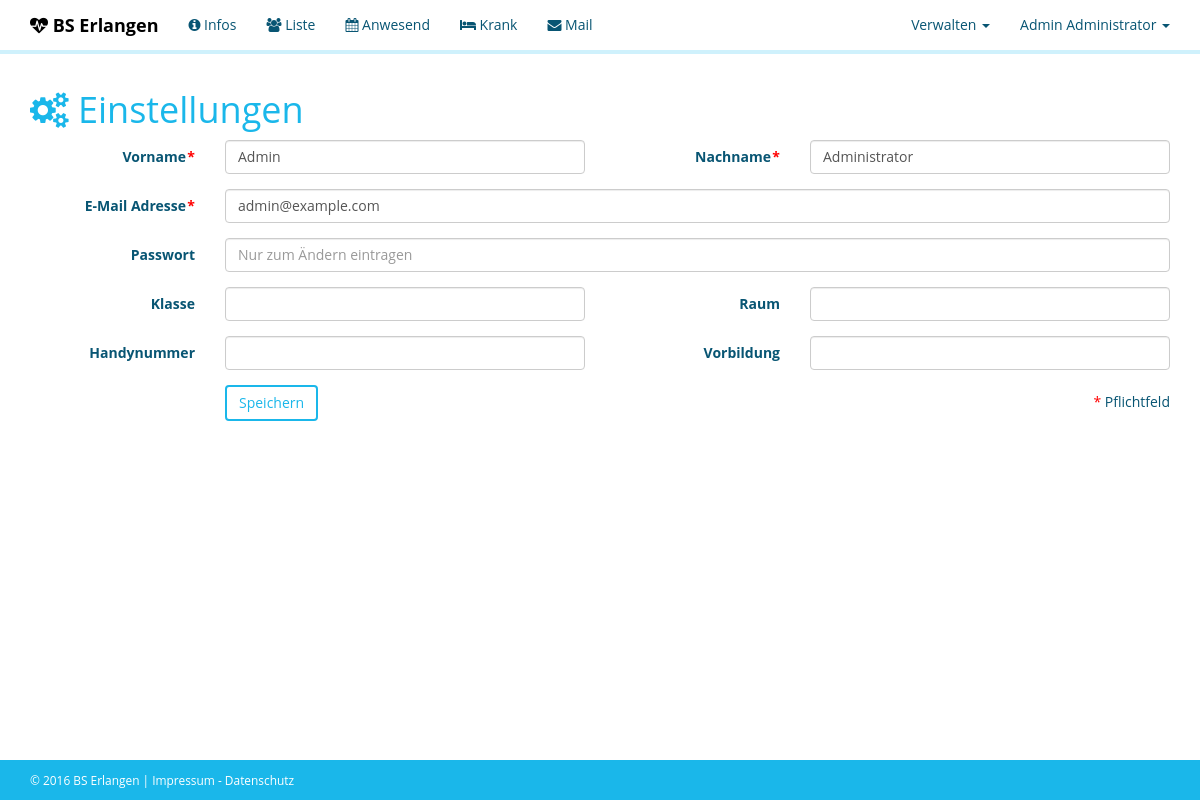
The app's page /?p=settings (signed in) with its own data.
### tables this page shows
CREATE TABLE users (
	  usr_id             INT(11)       NOT NULL  AUTO_INCREMENT
	, usr_email          VARCHAR(100)  NOT NULL
	, usr_name           VARCHAR(50)   NOT NULL
	, usr_firstname      VARCHAR(50)   NOT NULL
	, usr_password       VARCHAR(255)  NOT NULL
	, usr_mobile         VARCHAR(30)
	, usr_class          VARCHAR(20)
	, usr_room           VARCHAR(20)
	, usr_qualification  TEXT
	, usr_permissions    VARCHAR(255)
	, PRIMARY KEY (usr_id)
	, UNIQUE KEY (usr_email)
) COMMENT='Initial Account is admin@example.com - p@ssw0rd';

### php/contents/load.php (called while the page is built, shortened)
<?php
$p = isset($_GET['p']) ? trim($_GET['p']) : 'default';
switch ($p)
{
	case 'settings':
		include_once __DIR__.'/settings.php';
		break;
}
?>

### php/includes/database.php (called while the page is built, shortened)
<?php
class Database {
	private $conn;
	function __construct()
	{
		global $config;
		$this->conn = new PDO('mysql:dbname='.$config['db_name'].';host='.$config['db_host'].';port='.$config['db_port'].';charset=utf8', $config['db_user'], $config['db_pass']);
		$this->conn->setAttribute(PDO::ATTR_PERSISTENT, true);
		$this->conn->setAttribute(PDO::ATTR_ERRMODE, PDO::ERRMODE_EXCEPTION);
		$this->conn->exec("SET NAMES utf8;");
		$this->conn->exec("SET lc_time_names = 'de_DE';");
	}
	public function getUser($id)
	{
		$sql = "SELECT
	  usr_id                               AS id
	, usr_name                             AS name
	, usr_firstname                        AS firstname
	, CONCAT(usr_firstname, ' ', usr_name) AS fullname
	, usr_email                            AS email
	, usr_class                            AS class
	, usr_room                             AS room
	, usr_mobile                           AS mobile
	, usr_qualification                    AS qualification
	, usr_permissions                      AS permissions
FROM
	users
WHERE
	usr_id = :id
;";
		try
		{
			$stmt = $this->conn->prepare($sql);
			$stmt->bindValue(':id', intval($id));
			$stmt->execute();
			$res = $stmt->fetchAll(PDO::FETCH_OBJ);
			if (count($res) == 1)
			{
				$user = $res[0];
				$user->permissions = explode(',', $user->permissions);
				return $user;
			}
			return null;
		}
		catch (PDOException $e)
		{
			return null;
		}
	}
}
?>

### php/includes/include.php (called while the page is built, shortened)
<?php
require_once DIR.'/php/includes/database.php';
require_once DIR.'/php/includes/menu.php';
require_once DIR.'/php/includes/page.php';
$db = new Database();
?>

### php/contents/settings.php (the view, shortened to what this page needs)
<?php
$notify = '';
if ($_POST)
{
	$user = new stdClass();
	$user->id            = $_SESSION['id'];
	$user->name          = htmlspecialchars(trim($_POST['name']));
	$user->firstname     = htmlspecialchars(trim($_POST['firstname']));
	$user->email         = htmlspecialchars(trim($_POST['email']));
	$user->password      = htmlspecialchars(trim($_POST['password']));
	$user->class         = htmlspecialchars(trim($_POST['class']));
	$user->room          = htmlspecialchars(trim($_POST['room']));
	$user->mobile        = htmlspecialchars(trim($_POST['mobile']));
	$user->qualification = htmlspecialchars(trim($_POST['qualification']));
	if (empty($user->name) || empty($user->firstname) || empty($user->email))
	{
		$notify = '<div class="form-group">
			<div class="col-sm-offset-2 col-sm-10">
				<div class="alert alert-danger-outline">
					<strong><span class="fa fa-bolt"></span> Fehler:</strong> die Pflichtfelder sind nicht alle ausgefüllt.
				</div>
			</div>
		</div>';
	}
	else
	{
		if ($db->updateUser($user))
		{
			$notify = '<div class="form-group">
				<div class="col-sm-offset-2 col-sm-10">
					<div class="alert alert-success-outline">
						<strong><span class="fa fa-check"></span> Erfolg:</strong> Daten aktualisiert.
					</div>
				</div>
			</div>';
			$_SESSION['name'] = $user->firstname.' '.$user->name;
		}
		else
		{
			$notify = '<div class="form-group">
				<div class="col-sm-offset-2 col-sm-10">
					<div class="alert alert-danger-outline">
						<strong><span class="fa fa-triangle"></span> Fehler:</strong> Aktualisierung fehlgeschlagen.
					</div>
				</div>
			</div>';
			$user = $db->getUser($_SESSION['id']);
		}
	}
}
else
{
	$user = $db->getUser($_SESSION['id']);
}
$content = '
<h1><span class="fa fa-cogs"></span> Einstellungen</h1>
<form method="post" action="'.URL.'/?p=settings" class="form-horizontal">
	'.$notify.'
	<div class="form-group">
		<label class="col-xs-4 col-sm-2 control-label required">Vorname</label>
		<div class="col-xs-8 col-sm-4">
			<input class="form-control" type="text" name="firstname" value="'.$user->firstname.'" required>
		</div>
		<label class="col-xs-4 col-sm-2 control-label required">Nachname</label>
		<div class="col-xs-8 col-sm-4">
			<input class="form-control" type="text" name="name" value="'.$user->name.'" required>
		</div>
	</div>
	<div class="form-group">
		<label class="col-sm-2 control-label required">E-Mail Adresse</label>
		<div class="col-sm-10">
			<input class="form-control" type="email" name="email" value="'.$user->email.'" required>
		</div>
	</div>
	<div class="form-group">
		<label class="col-sm-2 control-label">Passwort</label>
		<div class="col-sm-10">
			<input class="form-control" type="password" name="password" placeholder="Nur zum Ändern eintragen">
		</div>
	</div>
	<div class="form-group">
		<label class="col-sm-2 control-label">Klasse</label>
		<div class="col-sm-4">
			<input class="form-control" type="text" name="class" value="'.$user->class.'">
		</div>
		<label class="col-sm-2 control-label">Raum</label>
		<div class="col-sm-4">
			<input class="form-control" type="text" name="room" value="'.$user->room.'">
		</div>
	</div>
	<div class="form-group">
		<label class="col-sm-2 control-label">Handynummer</label>
		<div class="col-sm-4">
			<input class="form-control" type="text" name="mobile" value="'.$user->mobile.'">
		</div>
		<label class="col-sm-2 control-label">Vorbildung</label>
		<div class="col-sm-4">
			<input class="form-control" type="text" name="qualification" value="'.$user->qualification.'">
		</div>
	</div>
	<div class="form-group">
		<div class="col-sm-offset-2 col-sm-8 col-xs-6">
			<button type="submit" class="btn btn-bs-outline">Speichern</button>
		</div>
		<div class="col-sm-2 col-xs-6 text-right form-control-static">
			<span class="required"></span> Pflichtfeld
		</div>
	</div>
</form>
';
?>

### css/main.css (style rules this page uses)
.required:after { content: '*'; color: #f00; margin-left: .1em; }

### records on screen
users: firstname "Admin", name "Administrator", email "admin@example.com"

### other values on screen
$page "BS Erlangen © 2016 BS Erlangen | Impressum - Datenschutz"
$this->name "Infos Liste Anwesend Krank Mail"
$this->name "Verwalten Admin Administrator"
